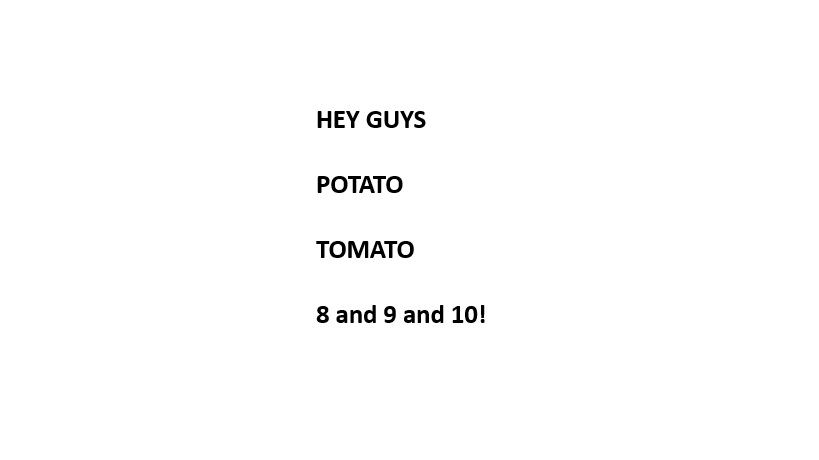
#> input picture OpenCV/Photos/Text.jpg, 819 x 460 px, given in place of the camera
$ python Contour_image.py
#> lines starting #> are read from the running program, lines starting #| are printed output that depends on the picture; after the words box and inside, x2 and y2 are one past the last pixel; in counts of white or black regions, pixels touching at a corner belong together
import cv2 as cv

# [7 lines of commented-out code are left out]
capture = cv.VideoCapture(0)

if not capture.isOpened():
    print("Error: Could not open camera.")
    exit()


while True:
    # Read all frames of the live video
    isTrue, frame = capture.read()
#> frame is the input picture: shape (460, 819, 3); min 0, max 255, mean 252.6
    # Show it into a frame
    cv.imshow('Videos', frame)

    # Turns the live video into a grayscale live video
    grayframe = cv.cvtColor(frame, cv.COLOR_BGR2GRAY)
    cv.imshow('Grayvid', grayframe)

    # Blur the image so we get less edges, useful to not let the pc die
    blur = cv.GaussianBlur(grayframe, (5,5), 0)
    cv.imshow('blurred', blur)

    # Threshold makes the pixels either black or white
    ret, thresh = cv.threshold(blur, 175, 225, cv.THRESH_BINARY + cv.THRESH_OTSU)
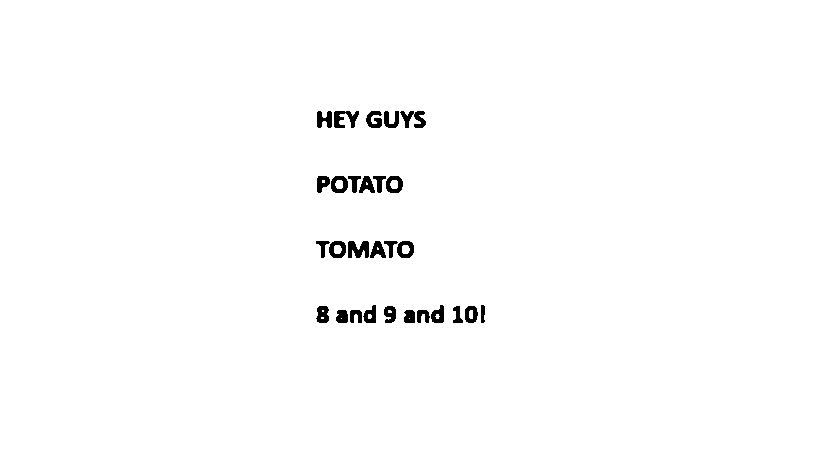
#> thresh: shape (460, 819); values 0 (black) and 225 (white), 98.8% white; 28 black regions, largest, box (x1, y1, x2, y2) and area: (348, 241, 369, 258) 263, (334, 111, 359, 128) 249, (400, 111, 426, 128) 245
#> ret = 168
    cv.imshow('threshold (otsu)', thresh)

    # canny is the thresholded frame but with contours. So it makes contours from the thresholded image
    canny = cv.Canny(thresh, 100, 200)
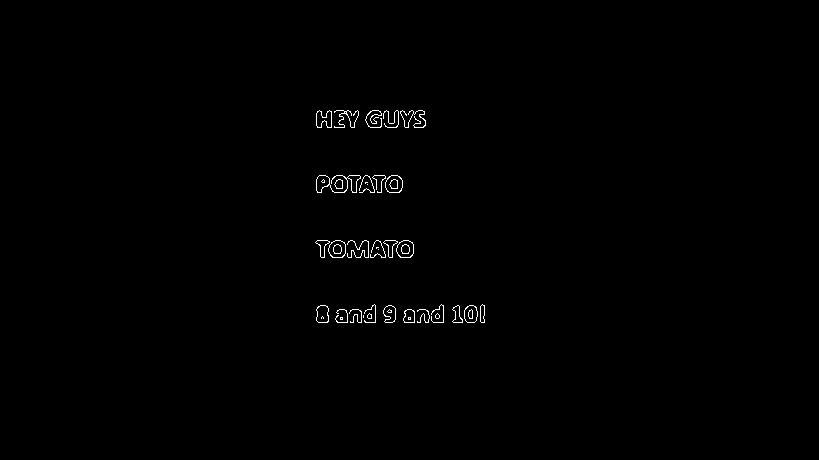
#> canny: shape (460, 819); 0.51% white in thin lines or dots, all inside (x1, y1, x2, y2) = (315, 110, 485, 323)
    contours, hierarchies = cv.findContours(thresh, cv.RETR_EXTERNAL, cv.CHAIN_APPROX_SIMPLE)
#> contours = [[[0, 0], [0, 459], [818, 459], [818, 0]]]
    frame_copy = frame.copy() # Create a copy of the original frame to draw contours
    cv.drawContours(frame_copy, contours, -1, (0, 200, 0), 2)
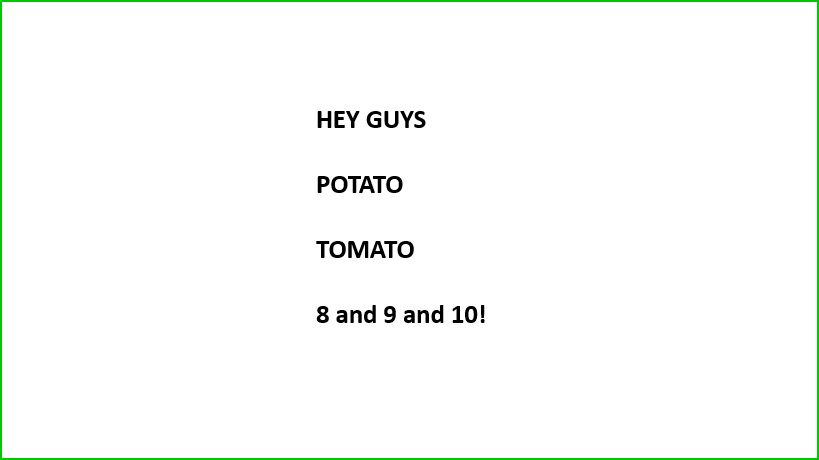
#> frame_copy: shape (460, 819, 3); 1.35% of pixels changed, all inside (x1, y1, x2, y2) = (0, 0, 819, 460)
    cv.imshow('Canny', canny)

    # If the key q is pressed destroy all windows
    if cv.waitKey(20) & 0xFF==ord('q'):
#> (key q is pressed here)
        break

capture.release()
cv.destroyAllWindows()
